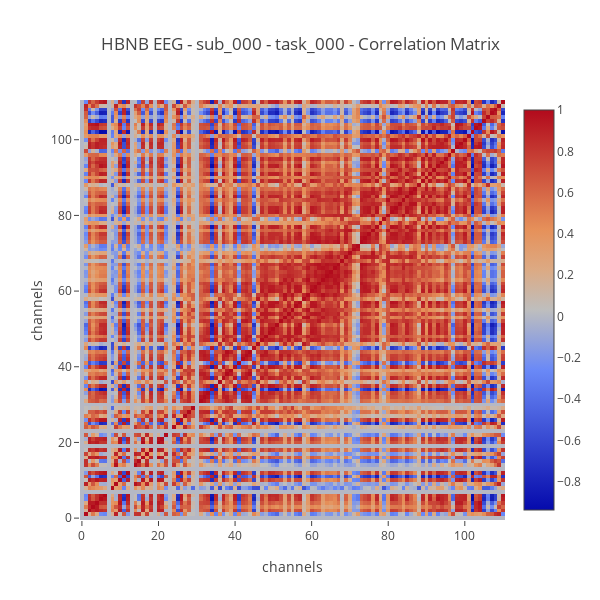
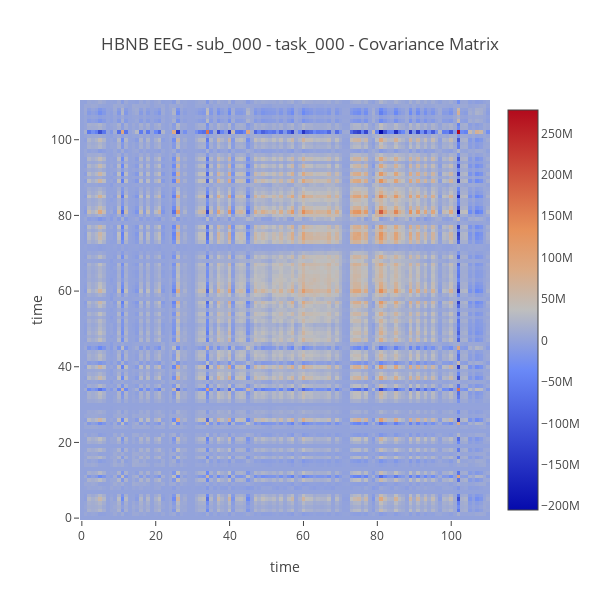
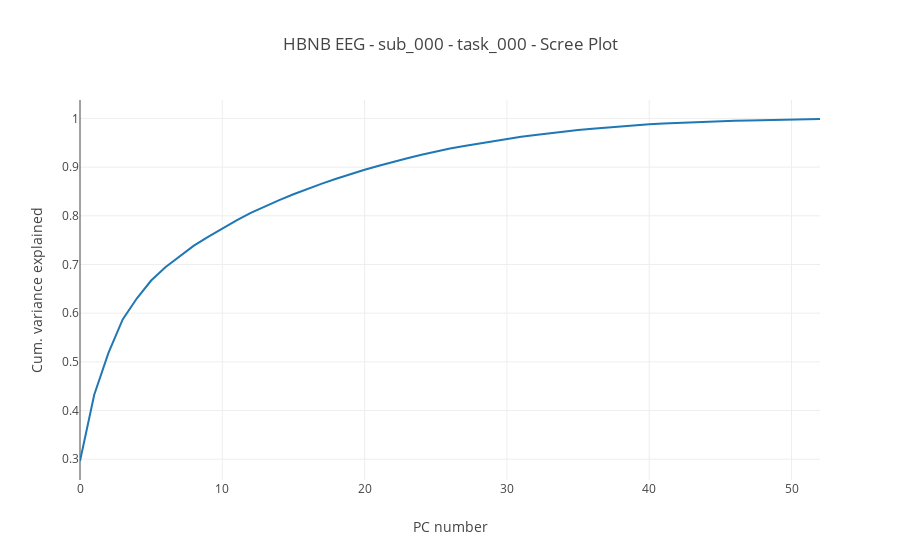

Notebook cell for these charts, in order:
### Code cell
corr = lpl.CorrelationMatrixPlotter(dataset)
corr.plot(0, 0)

cov = lpl.CovarianceMatrixPlotter(dataset)
cov.plot(0, 0)
scree = lpl.ScreePlotter(dataset)
scree.plot(0, 0)

### Figure 1 — Plotly figure (JSON) as saved in the notebook; plotly's stock layout.template omitted (floating-point values rounded to 4 significant figures; data arrays with more than 128 entries replaced by an {"elided": "..."} marker saying what was removed)
{"data": [{"type": "heatmap", "z": {"elided": "111x111 float values"}}], "layout": {"height": 600, "title": "HBNB EEG - sub_000 - task_000 - Correlation Matrix", "width": 600, "xaxis": {"title": "channels"}, "yaxis": {"title": "channels"}}}

### Figure 2 — Plotly figure (JSON) as saved in the notebook; plotly's stock layout.template omitted (floating-point values rounded to 4 significant figures; data arrays with more than 128 entries replaced by an {"elided": "..."} marker saying what was removed)
{"data": [{"type": "heatmap", "z": {"elided": "111x111 float values"}}], "layout": {"height": 600, "title": "HBNB EEG - sub_000 - task_000 - Covariance Matrix", "width": 600, "xaxis": {"title": "time"}, "yaxis": {"title": "time"}}}

### Figure 3 — Plotly figure (JSON) as saved in the notebook; plotly's stock layout.template omitted (floating-point values rounded to 4 significant figures)
{"data": [{"mode": "line", "x": [0, 1, 2, 3, 4, 5, 6, 7, 8, 9, 10, 11, 12, 13, 14, 15, 16, 17, 18, 19, 20, 21, 22, 23, 24, 25, 26, 27, 28, 29, 30, 31, 32, 33, 34, 35, 36, 37, 38, 39, 40, 41, 42, 43, 44, 45, 46, 47, 48, 49, 50, 51, 52], "y": [0.2963, 0.4326, 0.5186, 0.5871, 0.6306, 0.6671, 0.6944, 0.7173, 0.7387, 0.7569, 0.7739, 0.7906, 0.8059, 0.8198, 0.8323, 0.8442, 0.8554, 0.8661, 0.876, 0.8857, 0.8945, 0.9028, 0.9109, 0.9182, 0.9254, 0.9323, 0.9381, 0.9433, 0.9484, 0.9532, 0.958, 0.9623, 0.966, 0.9697, 0.973, 0.9762, 0.9789, 0.9815, 0.9839, 0.9861, 0.988, 0.9897, 0.991, 0.9923, 0.9934, 0.9943, 0.9952, 0.996, 0.9968, 0.9974, 0.998, 0.9985, 0.9988]}], "layout": {"title": "HBNB EEG - sub_000 - task_000 - Scree Plot", "xaxis": {"title": "PC number"}, "yaxis": {"title": "Cum. variance explained"}}}
